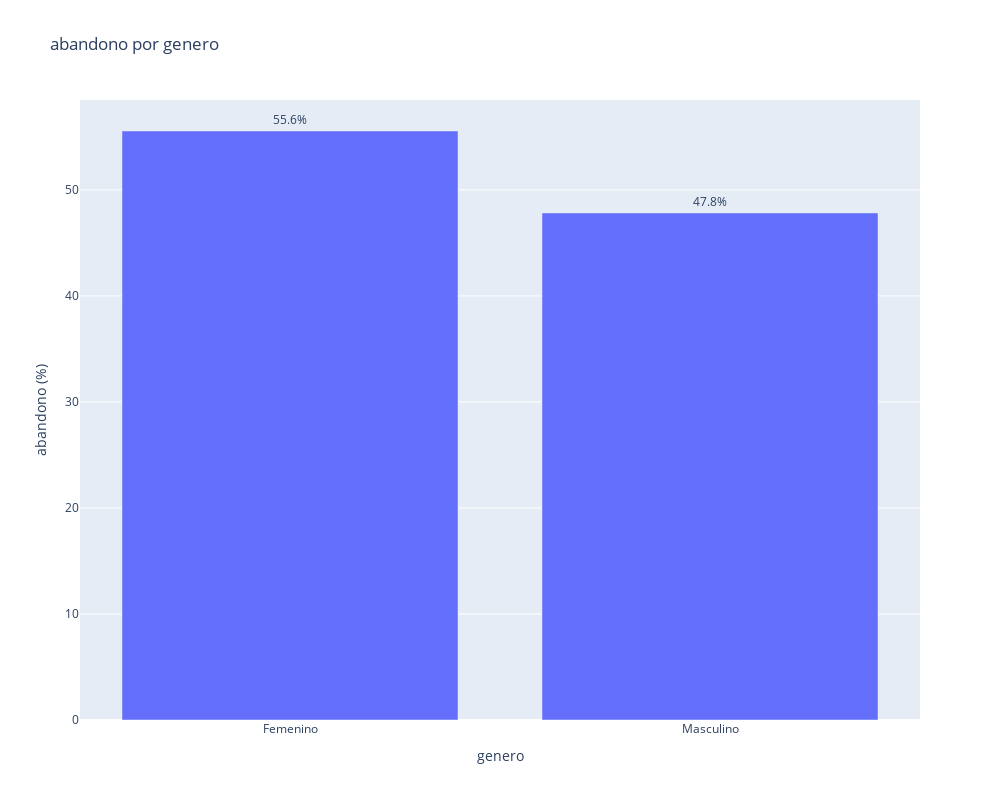

Notebook source saved alongside this figure:
### Code cell
# Analisis por genero
temp_gen = df.groupby('genero').abandono.mean().sort_values(ascending = False) * 100
graficar_serie_con_valores(temp_gen)

### Figure 1 — Plotly figure (JSON) as saved in the notebook; plotly's stock layout.template omitted (floating-point values rounded to 4 significant figures)
{"data": [{"hovertemplate": "genero=%{x}<br>abandono (%)=%{y}<br>text=%{text}<extra></extra>", "legendgroup": "", "marker": {"color": "#636efa", "pattern": {"shape": ""}}, "name": "", "orientation": "v", "showlegend": false, "text": ["55.6%", "47.8%"], "textposition": "outside", "type": "bar", "x": ["Femenino", "Masculino"], "xaxis": "x", "y": [55.56, 47.83], "yaxis": "y"}], "layout": {"barmode": "relative", "height": 800, "legend": {"tracegroupgap": 0}, "title": {"text": "abandono por genero"}, "width": 1000, "xaxis": {"anchor": "y", "domain": [0, 1], "title": {"text": "genero"}}, "yaxis": {"anchor": "x", "domain": [0, 1], "title": {"text": "abandono (%)"}}}}
